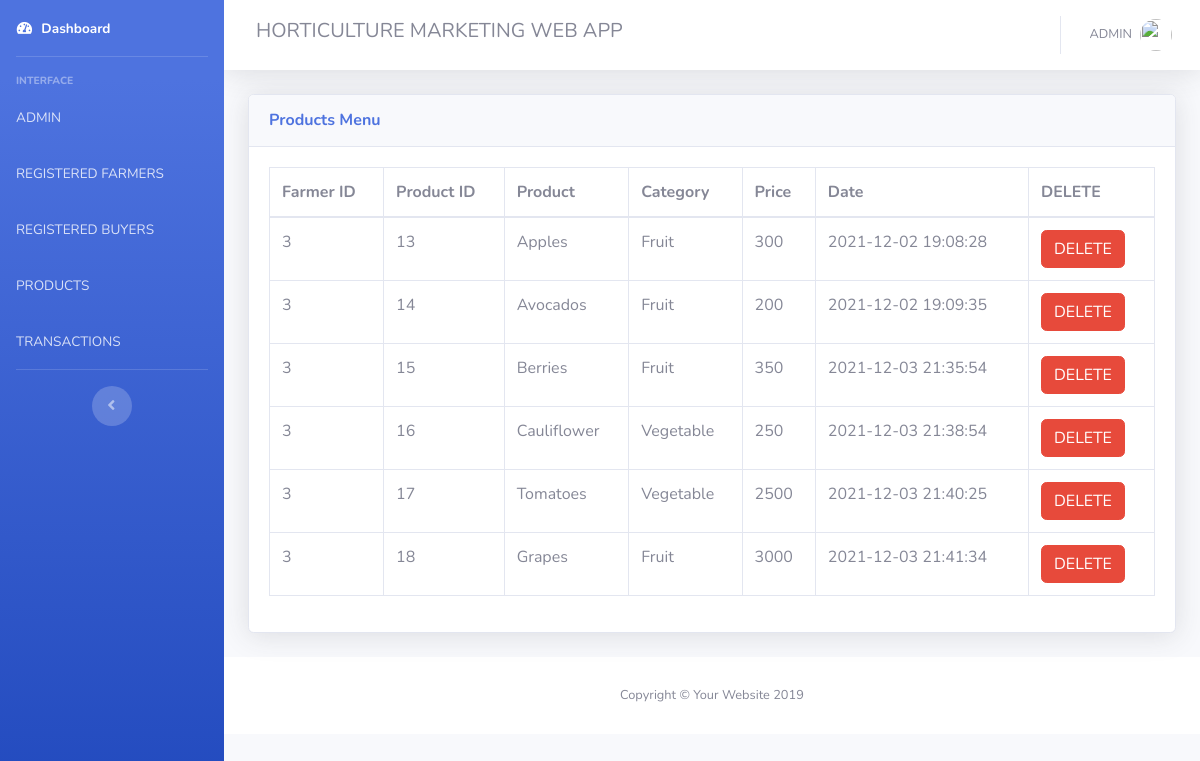
The app's page /admin/products.php (signed in) with its own data.
### tables this page shows
CREATE TABLE `fproduct` (
  `fid` int(255) NOT NULL,
  `pid` int(255) NOT NULL,
  `product` varchar(255) NOT NULL,
  `pcat` varchar(255) NOT NULL,
  `quantity` float NOT NULL,
  `pinfo` varchar(255) NOT NULL,
  `price` float NOT NULL,
  `pimage` varchar(255) NOT NULL DEFAULT 'blank.png',
  `picStatus` int(10) NOT NULL DEFAULT 0,
  `dateAdded` timestamp NOT NULL DEFAULT current_timestamp()
);

### admin/products.php (the view, shortened to what this page needs)
<?php
include('security.php');
include('includes/header.php');
include('includes/navbar.php');
?>
<div class="container-fluid">
    <div class="card shadow mb-4">
        <div class="card-header py-3">
            <h6 class="m-0 font-weight-bold text-primary">Products Menu</h6>
        </div>
        <div class="card-body">
            <div class="table-responsive">
            <?php
                $query = "SELECT * FROM fproduct";
                $query_run = mysqli_query($conn, $query);
            ?>
                <table class="table table-bordered" id="dataTable" width="100%" cellspacing="0">
                    <thead>
                        <tr>
                            <th>Farmer ID </th>
                            <th>Product ID </th>
                            <th>Product </th>
                            <th>Category </th>
                            <th>Price</th>
                            <th>Date</th>
                            <th>DELETE</th>
                        </tr>
                    </thead>
                    <tbody>
                        <?php
                        if(mysqli_num_rows($query_run) > 0)
                        {
                            while($row = mysqli_fetch_assoc($query_run))
                            {
                        ?>
                            <tr>
                                <td><?php  echo $row['fid']; ?></td>
                                <td><?php  echo $row['pid']; ?></td>
                                <td><?php  echo $row['product']; ?></td>
                                <td><?php  echo $row['pcat']; ?></td>
                                <td><?php  echo $row['price']; ?></td>
                                <td><?php  echo $row['dateAdded']; ?></td>
                                <td>
                                    <form action="code.php" method="post">
                                        <button type="submit" name="delete_btn" class="btn btn-danger"> DELETE</button>
                                    </form>
                                </td>
                            </tr>
                        <?php
                            }
                        }
                        else {
                            echo "No Record Found";
                        }
                        ?>
                    </tbody>
                </table>
            </div>
        </div>
    </div>
</div>
<?php
include('includes/footer.php');
?>

### records on screen
fproduct: fid "3", pid "13", product "Apples", pcat "Fruit", price "300", dateAdded "2021-12-02 19:08:28"
fproduct: fid "3", pid "14", product "Avocados", pcat "Fruit", price "200", dateAdded "2021-12-02 19:09:35"
fproduct: fid "3", pid "15", product "Berries", pcat "Fruit", price "350", dateAdded "2021-12-03 21:35:54"
fproduct: fid "3", pid "16", product "Cauliflower", pcat "Vegetable", price "250", dateAdded "2021-12-03 21:38:54"
fproduct: fid "3", pid "17", product "Tomatoes", pcat "Vegetable", price "2500", dateAdded "2021-12-03 21:40:25"
fproduct: fid "3", pid "18", product "Grapes", pcat "Fruit", price "3000", dateAdded "2021-12-03 21:41:34"
